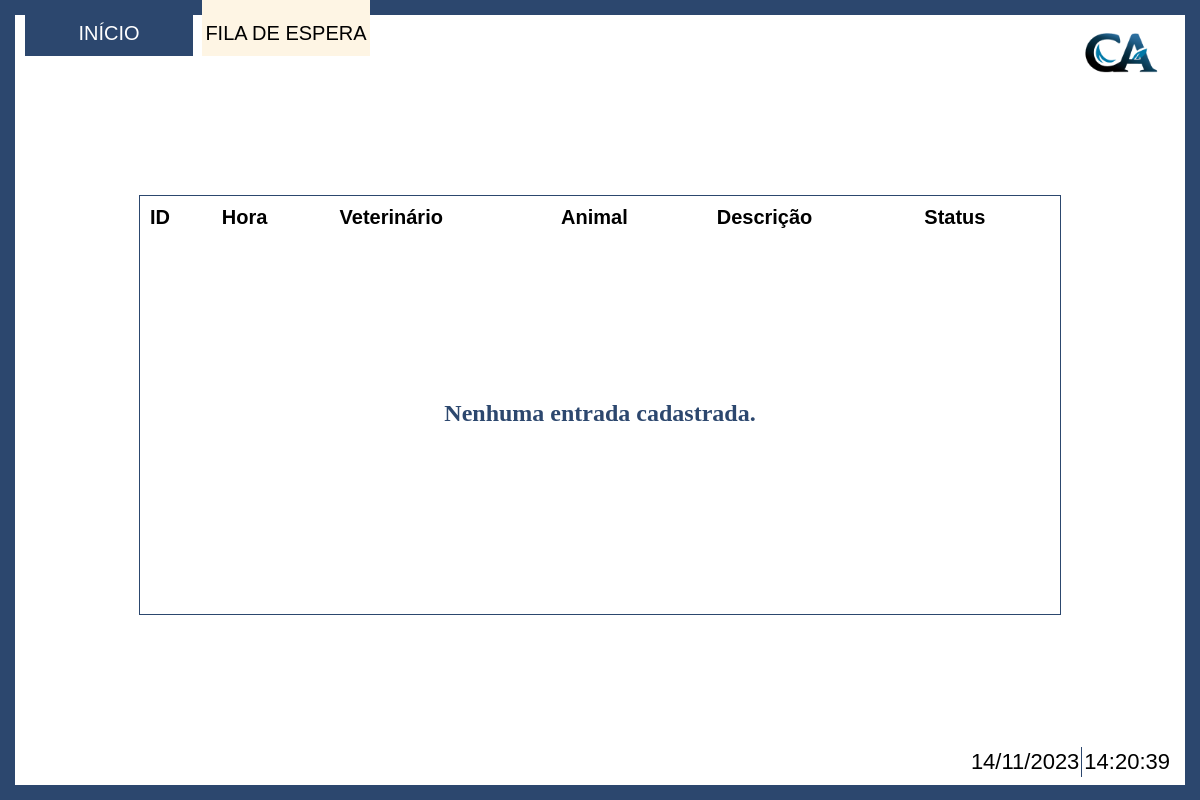
/Index/vetArea/filaEspera.php, run on an earlier commit of the app's database.
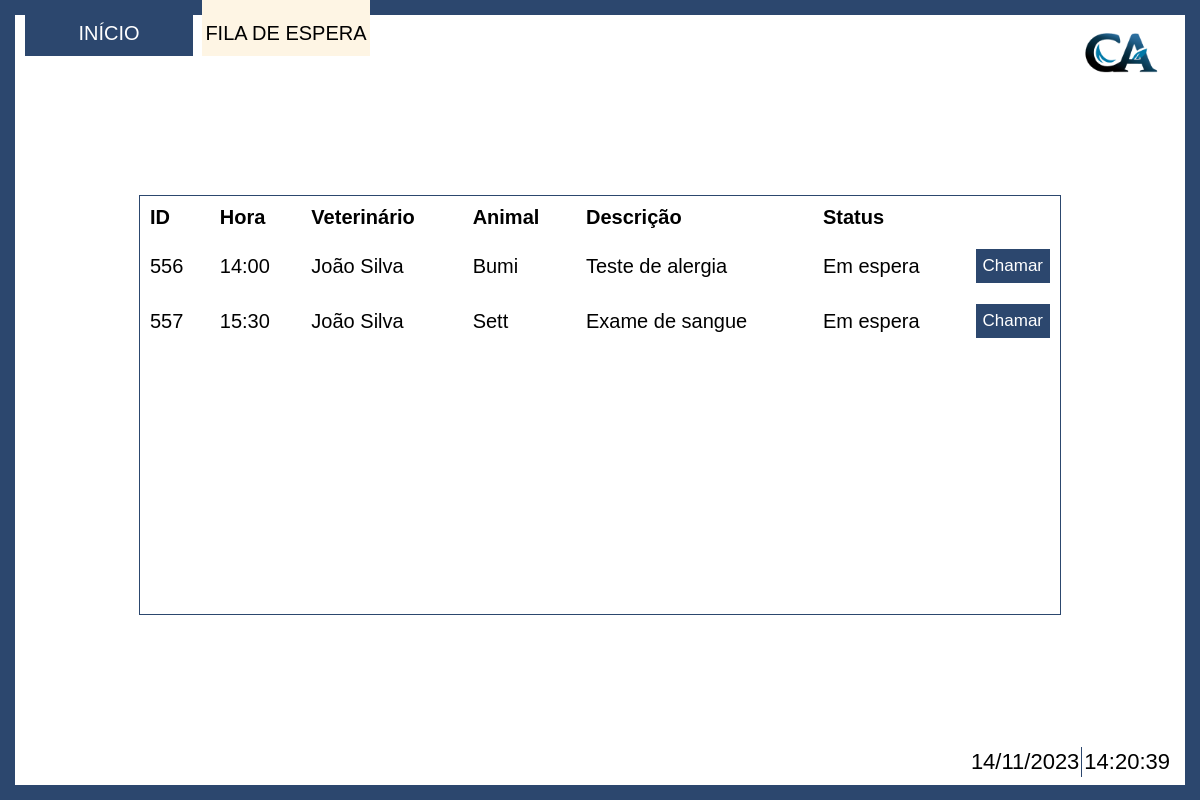
And on a later commit of the database.
### tables this page shows
create table Animais
(
	idAnimal int auto_increment primary key,
	nome varchar(100) not null,
	especie varchar(50) not null,
	raca varchar(50) not null,
	datanascto date,
	idCliente int not null,
	foreign key (idCliente) references Clientes(idCliente) on delete cascade
);

create table Agenda
(
	idConsulta int auto_increment primary key,
	dataConsulta date not null,
	horaConsulta varchar(5) not null, 
	veterinario int,
	descricao text,
	idAnimal int not null,
    idStatus int,
    foreign key (idStatus) references statusConsulta(idStatus),
	foreign key (idAnimal) references Animais(idAnimal) on delete cascade
);

create table Usuarios
(
	idUsuario int auto_increment primary key not null,
	nome varchar (150) not null,
	email varchar (150) not null,
	contato varchar(20) not null,
    enderecoE varchar (2) not null,
    enderecoC varchar (50) not null,
    enderecoB varchar (50) not null,
    enderecoRN varchar (100) not null,
	idCargo int not null,
	foreign key (idCargo) references Funcoes(idCargo)
);

create table statusConsulta
(
	idStatus int primary key not null,
    statusConsulta varchar(50)
);

### Index/vetArea/filaEspera.php (the view, shortened to what this page needs)
<!DOCTYPE html>
<html lang="en">
    <head>
        <link rel="stylesheet" href="../../css/vetArea/filaEspera.css">
    </head>
    <body>
        <div class="page">
            <div class="logo">
                <img src="../../img/CA.png" alt="logo">
            </div>
            <div class="bar">
                <div class="button"><a href="./InicioVet.php">INÍCIO</a></div>
                <div class="button selected"><a href="./filaEspera.php">FILA DE ESPERA</a></div>
            </div>
            <div class="container">
                <div class="table-container">
                    <table>
                        <thead>
                            <tr>
                                <th scope="col">ID</th>
                                <th scope="col">Hora</th>
                                <th scope="col">Veterinário</th>
                                <th scope="col">Animal</th>
                                <th scope="col">Descrição</th>
                                <th scope="col">Status</th>
                            </tr>
                        </thead>
                        <tbody>
                            <?php
                                include '../../php/conectaBD.php';
                                $timezone = new DateTimeZone('America/Sao_Paulo');
                                $currentDateTime = new DateTime('now', $timezone);
                                $currentDate = $currentDateTime->format('Y-m-d');
                                $queryAgenda = "SELECT Agenda.*, Usuarios.nome, Animais.nome, statusConsulta.statusConsulta, Animais.idCliente
                                                FROM Animais
                                                INNER JOIN Agenda ON Animais.idAnimal = Agenda.idAnimal
                                                INNER JOIN Usuarios ON Agenda.veterinario = Usuarios.idUsuario
                                                INNER JOIN statusConsulta ON Agenda.idStatus = statusConsulta.idStatus
                                                WHERE dataConsulta = '$currentDate'
                                                AND Agenda.idStatus = '1' OR Agenda.idStatus = '2'
                                                GROUP BY Agenda.horaConsulta";
                                $resultAgenda = mysqli_query($conexao, $queryAgenda);
                                if ($resultAgenda->num_rows>0):
                                    while($arrayAgenda = mysqli_fetch_row($resultAgenda)):
                            ?>
                            <tr class="table-rows" id="<?php echo $arrayAgenda[0];?>">
                                <td><?php echo $arrayAgenda[0];?></td>
                                <td><?php echo $arrayAgenda[2];?></td>
                                <td><?php echo $arrayAgenda[7];?></td>
                                <td><?php echo $arrayAgenda[8];?></td>
                                <td><?php echo $arrayAgenda[4];?></td>
                                <td><?php echo $arrayAgenda[9];?></td>
                                <td class="more-list-container">
                                    <div class="list-box">
                                        <button class="more-btn" onclick="abrirModal(`<?php echo $arrayAgenda[0]?>`, `<?php echo $arrayAgenda[8]?>`, `<?php echo $arrayAgenda[7]?>`)">Chamar</button>
                                    </div>
                                </td>
                            </tr>
                            <?php
                                endwhile;
                                else:
                            ?>
                            <div class="center">
                                <span> Nenhuma entrada cadastrada.</span>
                            </div>
                            <?php
                                endif;
                            ?>
                        </tbody>
                    </table>
                </div>
                <div class="data">
                    <div class="dia" id="data-atual"></div>
                    <div class="hora" id="hora-atual"></div>
                </div>
            </div>
        </div>
    </body>
</html>

### Css/vetArea/filaEspera.css (style rules this page uses)
html, body { width: 100%; height: 100%; margin: 0; }
body { display: flex; justify-content: center; align-items: center; flex-direction: column; }
.page { height: 100%; width: 100%; padding: 25px; padding-top: 0; box-sizing: border-box; display: flex; flex-direction: column; }
.container { width: 100%; height: 90%; background-color: #ffffff; display: flex; box-sizing: border-box; flex-direction: column; align-items: center; justify-content: center; }
.bar { width: 30%; display: flex; justify-content: space-between; }
.button > a { height: 7vh; width: 14vw; padding-top: 10px; box-sizing: border-box; background-color: #2c476e; display: flex; justify-content: center; align-items: center; text-decoration: none; font-size: 2.5vh; color: #ffffff; font-family: 'Franklin Gothic Medium', 'Arial Narrow', Arial, sans-serif; position: relative; overflow: hidden; z-index: 1; }
.button > a::before { content: ''; position: absolute; top: 0; left: 0; width: 100%; height: 0; background-color: #fef5e4; transition: height 0.5s; z-index: -1; }
.selected>a { background-color: #fef5e4; color: #000000; }
.table-container { border: 1px solid #2c476e; width: 80%; height:60%; overflow-y: auto; }
table { text-align: left; width: 100%; font-family:Arial, Helvetica, sans-serif; font-size: 2.5vh; border-collapse:collapse; }
table .table-rows { height: 55px; }
td { padding: 10px; }
th { padding: 10px; }
.more-btn { font-size: 85%; background-color: #2c476e; padding: 7px; color: #ffffff; font-family:'Franklin Gothic Medium', 'Arial Narrow', Arial, sans-serif; text-decoration: none; cursor: pointer; border: none; }
.more-list-container { width: 10px; }
.data { padding: 3px; box-sizing: border-box; position: fixed; bottom: 20px; right:25px; color: black; font-family:'Franklin Gothic Medium', 'Arial Narrow', Arial, sans-serif; font-size: 22px; display: flex; justify-content: center; align-items: center; }
.hora { padding: 2px; }
.dia { padding: 2px; border-right: 1px solid #2c476e; }
.logo { width: 100px; height: 100px; display: flex; justify-content: center; position: absolute; align-items: center; top: 0; right: 30px; }
.logo > img { width: 200px; height: 200px; position: fixed; }
.center { position:fixed; top: 50%; right: 0; width: 100%; display: flex; justify-content: center; align-items: center; font-size: 3vh; font-weight: bold; color: #2c476e; }

What changed in the data, as far as the page shows it:
added animais: agenda.idConsulta "556", agenda.horaConsulta "14:00", usuarios.nome "João Silva", nome "Bumi", agenda.descricao "Teste de alergia", statusconsulta.statusConsulta "Em espera"
added animais: agenda.idConsulta "557", agenda.horaConsulta "15:30", usuarios.nome "João Silva", nome "Sett", agenda.descricao "Exame de sangue", statusconsulta.statusConsulta "Em espera"
Also different on the page:
text no longer shown: "Nenhuma entrada cadastrada."
